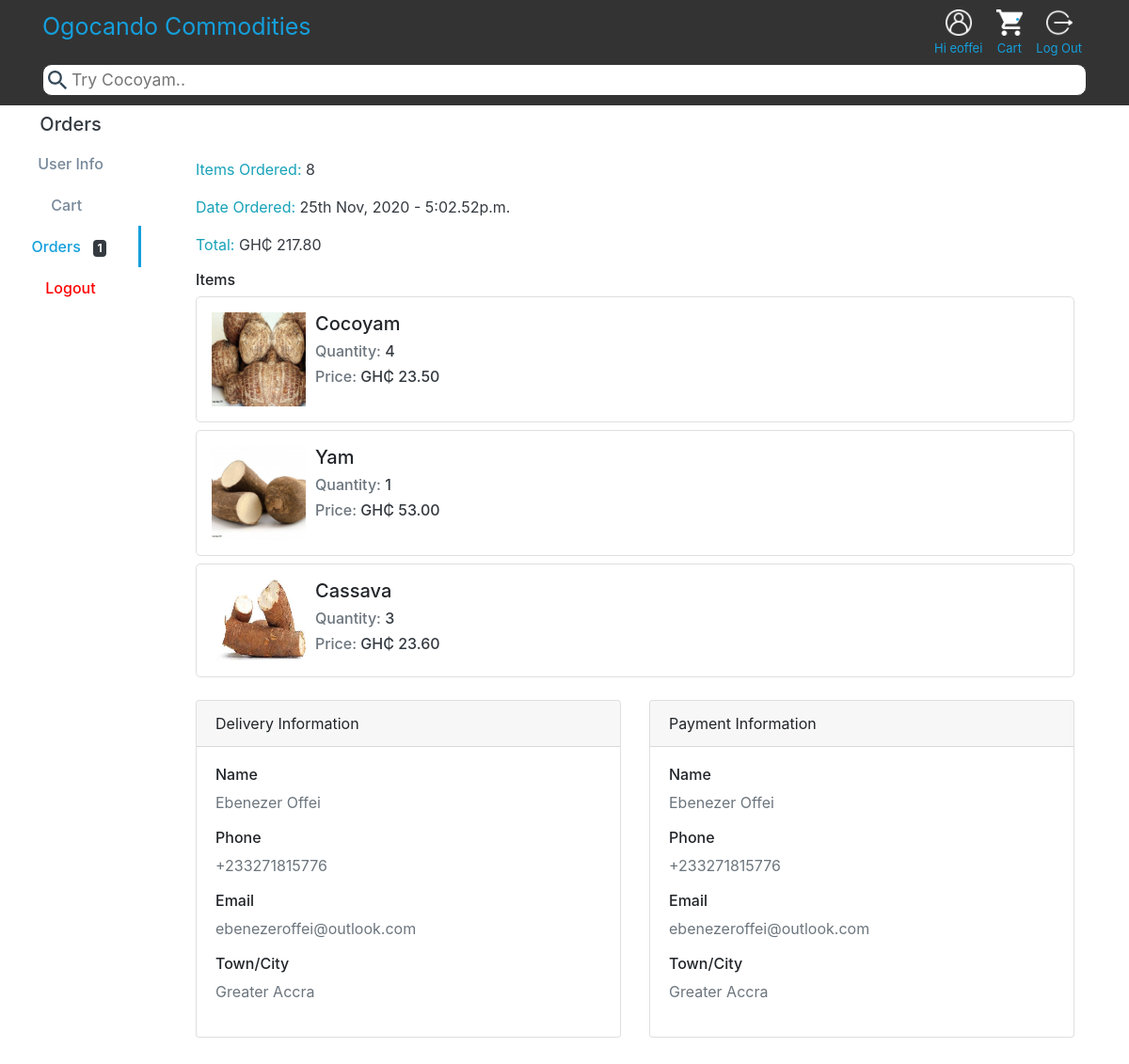
Page /order/6/detail/ (signed in) on the committed database.
### app/models.py (models this page shows, shortened)
class Order(models.Model):
    user = models.ForeignKey(User,on_delete = models.CASCADE)
    delivered = models.BooleanField(default = False)
    date = models.DateTimeField(default = timezone.now)
    def items_ordered(self):
        return sum([item.quantity for item in self.orderitem_set.all()])

class OrderItem(models.Model):
    order = models.ForeignKey('Order',on_delete = models.CASCADE,null = True)
    product = models.ForeignKey(Product,on_delete = models.SET_NULL,null = True)
    quantity = models.PositiveSmallIntegerField(default = 0)

class Payment(models.Model):
    order = models.OneToOneField(Order,on_delete = models.CASCADE)
    reference = models.CharField(max_length = 100)
    amount = models.DecimalField(max_digits = 20,decimal_places = 2)

class Product(models.Model):
    name = models.CharField(max_length = 100)
    price = models.DecimalField(max_digits = 1000,decimal_places =2)
    description = models.TextField(max_length = 500)
    image1 = models.ImageField(upload_to = 'product_images/')
    image2 = models.ImageField(upload_to = 'product_images/',default = 'default.png')
    image3 = models.ImageField(upload_to = 'product_images/',default = 'default.png')

class BillingAddress(models.Model):
    order = models.OneToOneField(Order,on_delete = models.CASCADE,null = True)
    first_name = models.CharField(max_length = 100)
    last_name = models.CharField(max_length = 100)
    company_name = models.CharField('Company Name (Optional)',max_length = 100,null = True,blank = True)
    state_or_country = models.CharField("State/Country",max_length = 100)
    town_or_city = models.CharField("Town/City",max_length = 100)
    phone = models.CharField(max_length = 50)
    email = models.EmailField()
    post_or_zipcode = models.CharField("Postcode/ZIP",max_length = 50)

### app/views.py (the view)
# urls.py: path('order/<int:pk>/detail/',app_views.OrderDetailView.as_view(),name = 'order_detail'),
class OrderDetailView(LoginRequiredMixin,generic.DetailView):
    model = Order
    context_object_name = 'order'

### app/templates/app/order_detail.html (shortened to what this page needs)
{% extends 'app/base.html' %}
{% load static %}
{% block content %}
    <div id="wrapper" style = 'margin-top: 120px;'>
        <div id="side-menu">
            <h5 class="text-center text-dark">Orders</h5>
            <a href="{% url 'user:profile' %}">User Info</a>
            <a href="{% url 'app:cart' %}">Cart &nbsp; </a>
            <a href="{% url 'app:orders' %}" id ='active'>Orders &nbsp; <span class="badge badge-dark">{% firstof user.order_set.count '0' %}</span></a>
            <a href="{% url 'user:logout' %}" style="color: red;">Logout</a>
        </div>
        <div id="main-menu">
           <div class="m-5">
                <p class="text-info">Items Ordered: <span class="text-dark">{{ object.items_ordered }}</span></p>
                <p class="text-info">Date Ordered: <span class="text-dark">{{ object.date|date:'jS M, Y' }} - {{ object.date|time:'g:i.sa' }}</span></p>
                <p class="text-info">Total: <span class="text-dark">GH&#8373; {{ object.payment.amount }}</span></p>
               <h6>Items</h6>
               {% for item in object.orderitem_set.all %}
                   <div class="item-card mt-2 p-3 d-flex align-items-top">
                       <img width="100px" style="display: inline;" src="{{ item.product.image1.url }}" alt="{{ item.product.name }} Image">
                       <div style="display: inline-block;margin-left: 10px">
                           <h5>{{ item.product.name }}</h5>
                           <h6 class = 'text-muted'>Quantity: <span class="text-dark">{{ item.quantity }}</span></h6>
                           <h6 class = 'text-muted'>Price: <span class="text-dark">GH&#8373; {{ item.product.price }}</span></h6>
                       </div>
                   </div>
               {% endfor %}
               <div class="row mt-3">
                   <div class="col-md-6 mt-2">
                       <div class="card h-100">
                           <div class="card-header">Delivery Information</div>
                           <div class="card-body">
                               <h6>Name</h6>
                               <p class="text-muted">{{ object.billingaddress.first_name }} {{ object.billingaddress.last_name }}</p>
                               <h6>Phone</h6>
                               <p class="text-muted">{{ object.billingaddress.phone }}</p>
                               <h6>Email</h6>
                               <p class="text-muted">{{ object.billingaddress.email }}</p>
                               <h6>Town/City</h6>
                               <p class="text-muted">{{ object.billingaddress.town_or_city }}</p>
                           </div>
                       </div>
                   </div>
                   <div class="col-md-6 mt-2">
                       <div class="card h-100">
                           <div class="card-header">Payment Information</div>
                           <div class="card-body">
                               <h6>Name</h6>
                               <p class="text-muted">{{ object.billingaddress.first_name }} {{ object.billingaddress.last_name }}</p>
                               <h6>Phone</h6>
                               <p class="text-muted">{{ object.billingaddress.phone }}</p>
                               <h6>Email</h6>
                               <p class="text-muted">{{ object.billingaddress.email }}</p>
                               <h6>Town/City</h6>
                               <p class="text-muted">{{ object.billingaddress.town_or_city }}</p>
                           </div>
                       </div>
                   </div>
               </div>
           </div>
        </div>
    </div>
{% endblock %}

### app/templates/app/base.html (shortened to what this page needs)
{% load static %}
<!DOCTYPE html>
<html lang="en">
<head>
    <link rel="stylesheet" href="{% static 'app\bootstrap.min.css' %}">
</head>
<body>
    <nav>
        <div class="container-md">
            <a href="{% url 'app:home' %}">Ogocando Commodities</a>
            <div id="options" class="text-center">
                {% if user.is_authenticated %}
                    <div>
                      <a href="{% url 'user:profile' %}">
                          <img width="28px" src="{% static 'app/images/user-hover.png' %}" alt=""><br/>
                           Hi {{ user.username }}
                      </a>
                   </div>
                {% endif%}
               <div id="cart">
                  <a href="{% url 'app:cart' %}">
                      <img width="28px" src="{% static 'app/images/cart-hover.png' %}" alt=""><br/>
                       <span>{{ cart_items_count }}</span>
                       Cart
                  </a>
               </div>
               {% if user.is_authenticated %}
                   <div>
                      <a href="{% url 'user:logout' %}">
                          <img width="28px" src="{% static 'app/images/logout.png' %}" alt=""><br/>
                           Log Out
                      </a>
                   </div>
               {% endif %}
            </div>
            <div id="search-container">
                <input id="search" type="text" name="search" placeholder="Try Cocoyam..">
            </div>
        </div>
    </nav>
    {% block content %}
    {% endblock %}
</body>
</html>

### app/templates/app/order_detail.html (style rules this page uses)
#main-menu { width: calc(100% - 170px); margin: auto; display: inline-block; position: relative; left: 160px; transition: all .2s ease-in-out; }
.item-card { border-radius: 5px; border: thin solid rgba(0,0,0,.125); }
#side-menu { width: 150px; position: fixed; height: 100vh; left: 0px; top: 120px; transition: all .2s ease-in-out; }
#side-menu a { display: block; text-align: center; padding: 10px 0px; color: lightslategray; font-weight: 500; }
#side-menu #active { border-right: medium solid #159fdc; color: #159fdc; }

### rows in the picture
Order: items_ordered "8", date "25th Nov, 2020", date "5:02.52p.m.", payment.amount "217.80", billingaddress.first_name "Ebenezer", billingaddress.last_name "Offei", billingaddress.phone "+233271815776", billingaddress.email "ebenezeroffei@outlook.com", billingaddress.town_or_city "Greater Accra"
OrderItem: product.image1 (picture), product.name "Cocoyam", quantity "4", product.price "23.50"
OrderItem: product.image1 (picture), product.name "Yam", quantity "1", product.price "53.00"
OrderItem: product.image1 (picture), product.name "Cassava", quantity "3", product.price "23.60"

### other values in the picture
{{ user.username }} "eoffei"
